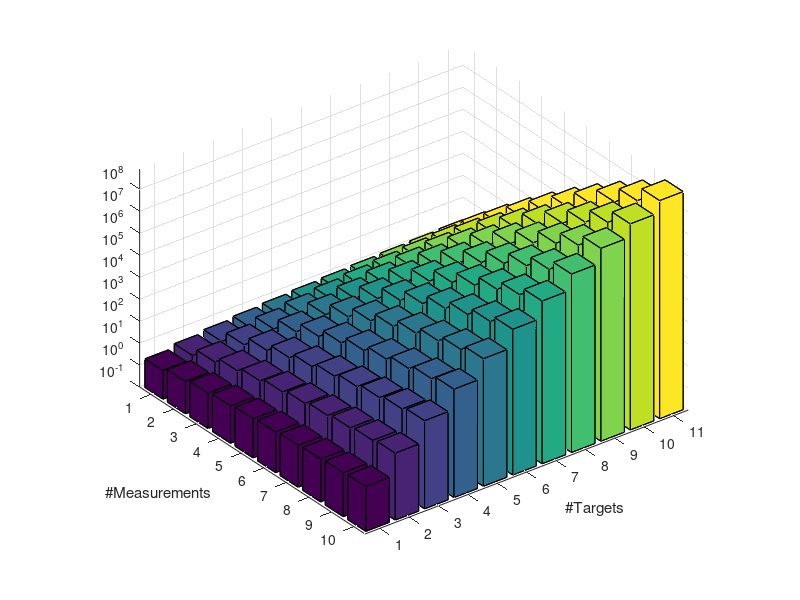

MATLAB code for this plot: (Note: this script raises an error after producing the figure.)
Nt=1:10;
Nm=1:11;
P=zeros(length(Nt),length(Nm));
for i=1:length(Nt)
    for j=1:length(Nm)
        [i,j]
        s=0;
        for t=0:min(Nt(i),Nm(j))
            s=s+nchoosek(Nt(i),t)*nchoosek(Nm(j),t)*factorial(t);
        end
        
        P(i,j)=s;
        
    end
end


figure
bar3(P)

set(gca,'ZScale','log')

llim = .1;

h = get(gca,'Children');

for i = 1:length(h)
    ZData = get(h(i), 'ZData');
    ZData(ZData==0) = llim;
    set(h(i), 'ZData', ZData);
end

% set(gca,'XTickLabel',{'GLgn3','CUT4-U'})
% view(119,24)
xlabel('#Targets')
ylabel('#Measurements')
% zlabel('Number of points')
plot_prop_paper
